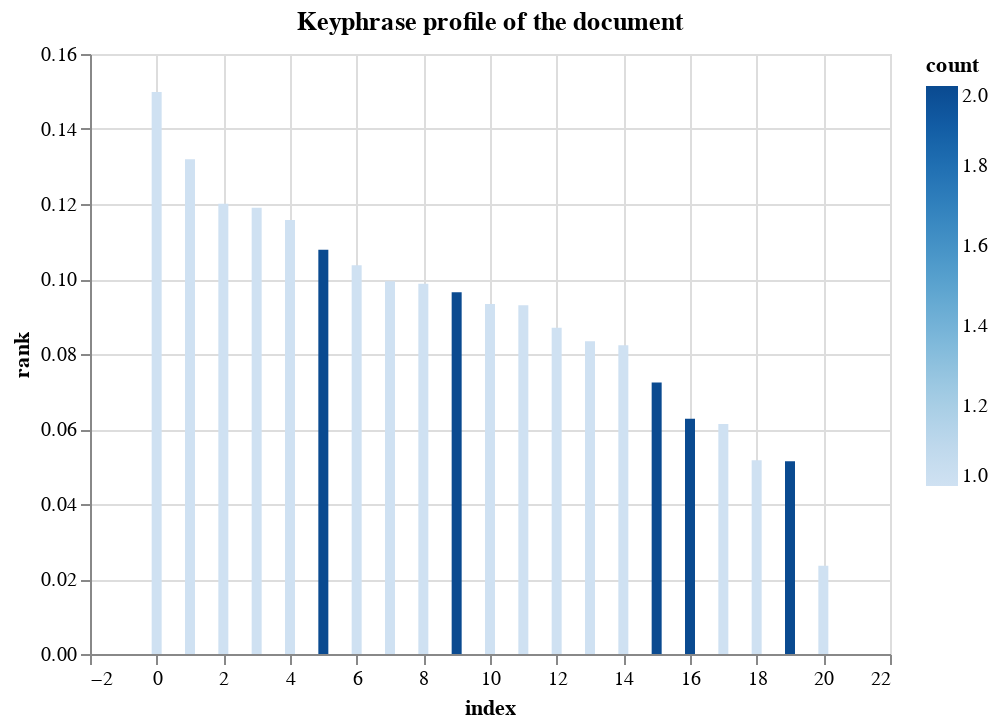

Source (notebook cell):
### Code cell
doc = nlp(df.sample()['text'].item())
tr = doc._.textrank
tr.plot_keyphrases()

### Figure 1 — Vega-Lite specification as saved in the notebook (floating-point values rounded to 4 significant figures)
{"config": {"view": {"continuousWidth": 400, "continuousHeight": 300}}, "data": {"name": "data-a2c81d1542499d08eb24e5515f5f0183"}, "mark": "bar", "encoding": {"color": {"type": "quantitative", "field": "count"}, "tooltip": [{"type": "nominal", "field": "text"}, {"type": "quantitative", "field": "rank"}, {"type": "quantitative", "field": "count"}], "x": {"type": "quantitative", "field": "index"}, "y": {"type": "quantitative", "field": "rank"}}, "title": "Keyphrase profile of the document", "$schema": "https://vega.github.io/schema/vega-lite/v4.8.1.json", "datasets": {"data-a2c81d1542499d08eb24e5515f5f0183": [{"index": 0, "text": "US President Donald Trump", "count": 1, "rank": 0.1499}, {"index": 1, "text": "next year", "count": 1, "rank": 0.1319}, {"index": 2, "text": "Donald Trump", "count": 1, "rank": 0.1201}, {"index": 3, "text": "Republic Day celebrations", "count": 1, "rank": 0.119}, {"index": 4, "text": "South African President Cyril Ramaphosa", "count": 1, "rank": 0.1158}, {"index": 5, "text": "Mahatma Gandhi", "count": 2, "rank": 0.1078}, {"index": 6, "text": "Republic Day", "count": 1, "rank": 0.1036}, {"index": 7, "text": "Gandhis 150th birth anniversary", "count": 1, "rank": 0.09943}, {"index": 8, "text": "Gandhi", "count": 1, "rank": 0.09873}, {"index": 9, "text": "Nelson Mandela", "count": 2, "rank": 0.0965}, {"index": 10, "text": "US", "count": 1, "rank": 0.09332}, {"index": 11, "text": "Cyril Ramaphosa", "count": 1, "rank": 0.09298}, {"index": 12, "text": "weeks", "count": 1, "rank": 0.08701}, {"index": 13, "text": "150th", "count": 1, "rank": 0.08337}, {"index": 14, "text": "\"scheduling constraints", "count": 1, "rank": 0.08235}, {"index": 15, "text": "Ramaphosa", "count": 2, "rank": 0.07237}, {"index": 16, "text": "the White House", "count": 2, "rank": 0.06274}, {"index": 17, "text": "South African", "count": 1, "rank": 0.0613}, {"index": 18, "text": "the chief guest", "count": 1, "rank": 0.05166}, {"index": 19, "text": "the year", "count": 2, "rank": 0.05138}, {"index": 20, "text": "a follower", "count": 1, "rank": 0.02352}]}}
